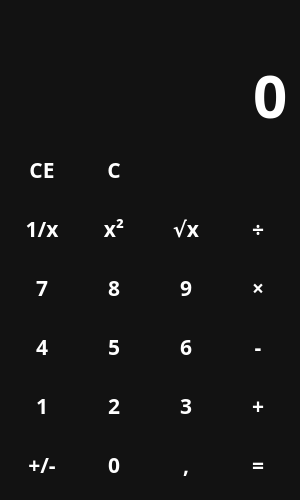
<?xml version="1.0" encoding="UTF-8"?>
<ui version="4.0">
 <author>1</author>
 <class>MainWindow</class>
 <widget class="QMainWindow" name="MainWindow">
  <property name="geometry">
   <rect>
    <x>0</x>
    <y>0</y>
    <width>300</width>
    <height>500</height>
   </rect>
  </property>
  <property name="sizePolicy">
   <sizepolicy hsizetype="Preferred" vsizetype="Preferred">
    <horstretch>0</horstretch>
    <verstretch>0</verstretch>
   </sizepolicy>
  </property>
  <property name="minimumSize">
   <size>
    <width>300</width>
    <height>500</height>
   </size>
  </property>
  <property name="windowTitle">
   <string>Calculator</string>
  </property>
  <property name="styleSheet">
   <string notr="true">QWidget {
    color: white;
    background-color: #121212;
    font-family: Anek_Latin;
    font-size: 16pt;
    font-weight: 600;
}

QPushButton {
	background-color: transparent;
	border: none;
}

QPushButton:hover {
	background-color: #505050;
}

QPushButton:pressed {
	background-color: 	#787878;
}
	</string>
  </property>
  <widget class="QWidget" name="centralwidget">
   <property name="styleSheet">
    <string notr="true"/>
   </property>
   <layout class="QVBoxLayout" name="verticalLayout">
    <item>
     <widget class="QLabel" name="label_ans">
      <property name="sizePolicy">
       <sizepolicy hsizetype="Expanding" vsizetype="Maximum">
        <horstretch>0</horstretch>
        <verstretch>0</verstretch>
       </sizepolicy>
      </property>
      <property name="styleSheet">
       <string notr="true">font-size: 20pt;
color: #909090;</string>
      </property>
      <property name="text">
       <string/>
      </property>
      <property name="alignment">
       <set>Qt::AlignRight|Qt::AlignTrailing|Qt::AlignVCenter</set>
      </property>
     </widget>
    </item>
    <item>
     <widget class="QLineEdit" name="le_entry">
      <property name="sizePolicy">
       <sizepolicy hsizetype="Expanding" vsizetype="Maximum">
        <horstretch>0</horstretch>
        <verstretch>0</verstretch>
       </sizepolicy>
      </property>
      <property name="layoutDirection">
       <enum>Qt::RightToLeft</enum>
      </property>
      <property name="styleSheet">
       <string notr="true">font-size: 45pt;
border: none;</string>
      </property>
      <property name="text">
       <string>0</string>
      </property>
      <property name="maxLength">
       <number>15</number>
      </property>
      <property name="alignment">
       <set>Qt::AlignRight|Qt::AlignTrailing|Qt::AlignVCenter</set>
      </property>
      <property name="dragEnabled">
       <bool>false</bool>
      </property>
      <property name="readOnly">
       <bool>true</bool>
      </property>
     </widget>
    </item>
    <item>
     <layout class="QGridLayout" name="gridLayout">
      <item row="5" column="5">
       <widget class="QPushButton" name="button_plus">
        <property name="sizePolicy">
         <sizepolicy hsizetype="Minimum" vsizetype="Expanding">
          <horstretch>0</horstretch>
          <verstretch>0</verstretch>
         </sizepolicy>
        </property>
        <property name="text">
         <string>+</string>
        </property>
        <property name="shortcut">
         <string>+</string>
        </property>
       </widget>
      </item>
      <item row="6" column="4">
       <widget class="QPushButton" name="button_dot">
        <property name="sizePolicy">
         <sizepolicy hsizetype="Minimum" vsizetype="Expanding">
          <horstretch>0</horstretch>
          <verstretch>0</verstretch>
         </sizepolicy>
        </property>
        <property name="text">
         <string>,</string>
        </property>
        <property name="shortcut">
         <string>., ,</string>
        </property>
       </widget>
      </item>
      <item row="3" column="5">
       <widget class="QPushButton" name="button_multiply">
        <property name="sizePolicy">
         <sizepolicy hsizetype="Minimum" vsizetype="Expanding">
          <horstretch>0</horstretch>
          <verstretch>0</verstretch>
         </sizepolicy>
        </property>
        <property name="text">
         <string>×</string>
        </property>
        <property name="shortcut">
         <string>*</string>
        </property>
       </widget>
      </item>
      <item row="2" column="4">
       <widget class="QPushButton" name="button_sqrt">
        <property name="sizePolicy">
         <sizepolicy hsizetype="Minimum" vsizetype="Expanding">
          <horstretch>0</horstretch>
          <verstretch>0</verstretch>
         </sizepolicy>
        </property>
        <property name="text">
         <string>√x</string>
        </property>
       </widget>
      </item>
      <item row="5" column="1">
       <widget class="QPushButton" name="button_1">
        <property name="sizePolicy">
         <sizepolicy hsizetype="Minimum" vsizetype="Expanding">
          <horstretch>0</horstretch>
          <verstretch>0</verstretch>
         </sizepolicy>
        </property>
        <property name="text">
         <string>1</string>
        </property>
        <property name="shortcut">
         <string>1</string>
        </property>
       </widget>
      </item>
      <item row="3" column="1">
       <widget class="QPushButton" name="button_7">
        <property name="sizePolicy">
         <sizepolicy hsizetype="Minimum" vsizetype="Expanding">
          <horstretch>0</horstretch>
          <verstretch>0</verstretch>
         </sizepolicy>
        </property>
        <property name="text">
         <string>7</string>
        </property>
        <property name="shortcut">
         <string>7</string>
        </property>
       </widget>
      </item>
      <item row="2" column="1">
       <widget class="QPushButton" name="button_polar_regist">
        <property name="sizePolicy">
         <sizepolicy hsizetype="Minimum" vsizetype="Expanding">
          <horstretch>0</horstretch>
          <verstretch>0</verstretch>
         </sizepolicy>
        </property>
        <property name="text">
         <string>1/x</string>
        </property>
       </widget>
      </item>
      <item row="3" column="3">
       <widget class="QPushButton" name="button_8">
        <property name="sizePolicy">
         <sizepolicy hsizetype="Minimum" vsizetype="Expanding">
          <horstretch>0</horstretch>
          <verstretch>0</verstretch>
         </sizepolicy>
        </property>
        <property name="text">
         <string>8</string>
        </property>
        <property name="shortcut">
         <string>8</string>
        </property>
       </widget>
      </item>
      <item row="4" column="3">
       <widget class="QPushButton" name="button_5">
        <property name="sizePolicy">
         <sizepolicy hsizetype="Minimum" vsizetype="Expanding">
          <horstretch>0</horstretch>
          <verstretch>0</verstretch>
         </sizepolicy>
        </property>
        <property name="text">
         <string>5</string>
        </property>
        <property name="shortcut">
         <string>5</string>
        </property>
       </widget>
      </item>
      <item row="4" column="4">
       <widget class="QPushButton" name="button_6">
        <property name="sizePolicy">
         <sizepolicy hsizetype="Minimum" vsizetype="Expanding">
          <horstretch>0</horstretch>
          <verstretch>0</verstretch>
         </sizepolicy>
        </property>
        <property name="text">
         <string>6</string>
        </property>
        <property name="shortcut">
         <string>6</string>
        </property>
       </widget>
      </item>
      <item row="6" column="1">
       <widget class="QPushButton" name="button_negative">
        <property name="sizePolicy">
         <sizepolicy hsizetype="Minimum" vsizetype="Expanding">
          <horstretch>0</horstretch>
          <verstretch>0</verstretch>
         </sizepolicy>
        </property>
        <property name="text">
         <string>+/-</string>
        </property>
       </widget>
      </item>
      <item row="2" column="5">
       <widget class="QPushButton" name="button_divide">
        <property name="sizePolicy">
         <sizepolicy hsizetype="Minimum" vsizetype="Expanding">
          <horstretch>0</horstretch>
          <verstretch>0</verstretch>
         </sizepolicy>
        </property>
        <property name="text">
         <string>÷</string>
        </property>
        <property name="shortcut">
         <string>/</string>
        </property>
       </widget>
      </item>
      <item row="3" column="4">
       <widget class="QPushButton" name="button_9">
        <property name="sizePolicy">
         <sizepolicy hsizetype="Minimum" vsizetype="Expanding">
          <horstretch>0</horstretch>
          <verstretch>0</verstretch>
         </sizepolicy>
        </property>
        <property name="text">
         <string>9</string>
        </property>
        <property name="shortcut">
         <string>9</string>
        </property>
       </widget>
      </item>
      <item row="6" column="5">
       <widget class="QPushButton" name="button_equals">
        <property name="sizePolicy">
         <sizepolicy hsizetype="Minimum" vsizetype="Expanding">
          <horstretch>0</horstretch>
          <verstretch>0</verstretch>
         </sizepolicy>
        </property>
        <property name="text">
         <string>=</string>
        </property>
        <property name="shortcut">
         <string>=, Enter</string>
        </property>
       </widget>
      </item>
      <item row="4" column="1">
       <widget class="QPushButton" name="button_4">
        <property name="sizePolicy">
         <sizepolicy hsizetype="Minimum" vsizetype="Expanding">
          <horstretch>0</horstretch>
          <verstretch>0</verstretch>
         </sizepolicy>
        </property>
        <property name="text">
         <string>4</string>
        </property>
        <property name="shortcut">
         <string>4</string>
        </property>
       </widget>
      </item>
      <item row="6" column="3">
       <widget class="QPushButton" name="button_0">
        <property name="sizePolicy">
         <sizepolicy hsizetype="Minimum" vsizetype="Expanding">
          <horstretch>0</horstretch>
          <verstretch>0</verstretch>
         </sizepolicy>
        </property>
        <property name="text">
         <string>0</string>
        </property>
        <property name="shortcut">
         <string>0</string>
        </property>
       </widget>
      </item>
      <item row="2" column="3">
       <widget class="QPushButton" name="button_square">
        <property name="sizePolicy">
         <sizepolicy hsizetype="Minimum" vsizetype="Expanding">
          <horstretch>0</horstretch>
          <verstretch>0</verstretch>
         </sizepolicy>
        </property>
        <property name="text">
         <string>x²</string>
        </property>
       </widget>
      </item>
      <item row="4" column="5">
       <widget class="QPushButton" name="button_minus">
        <property name="sizePolicy">
         <sizepolicy hsizetype="Minimum" vsizetype="Expanding">
          <horstretch>0</horstretch>
          <verstretch>0</verstretch>
         </sizepolicy>
        </property>
        <property name="text">
         <string>-</string>
        </property>
        <property name="shortcut">
         <string>-</string>
        </property>
       </widget>
      </item>
      <item row="5" column="4">
       <widget class="QPushButton" name="button_3">
        <property name="sizePolicy">
         <sizepolicy hsizetype="Minimum" vsizetype="Expanding">
          <horstretch>0</horstretch>
          <verstretch>0</verstretch>
         </sizepolicy>
        </property>
        <property name="text">
         <string>3</string>
        </property>
        <property name="shortcut">
         <string>3</string>
        </property>
       </widget>
      </item>
      <item row="5" column="3">
       <widget class="QPushButton" name="button_2">
        <property name="sizePolicy">
         <sizepolicy hsizetype="Minimum" vsizetype="Expanding">
          <horstretch>0</horstretch>
          <verstretch>0</verstretch>
         </sizepolicy>
        </property>
        <property name="text">
         <string>2</string>
        </property>
        <property name="shortcut">
         <string>2</string>
        </property>
       </widget>
      </item>
      <item row="0" column="1">
       <widget class="QPushButton" name="button_ce">
        <property name="sizePolicy">
         <sizepolicy hsizetype="Minimum" vsizetype="Expanding">
          <horstretch>0</horstretch>
          <verstretch>0</verstretch>
         </sizepolicy>
        </property>
        <property name="text">
         <string>CE</string>
        </property>
       </widget>
      </item>
      <item row="0" column="3">
       <widget class="QPushButton" name="button_clear">
        <property name="sizePolicy">
         <sizepolicy hsizetype="Minimum" vsizetype="Expanding">
          <horstretch>0</horstretch>
          <verstretch>0</verstretch>
         </sizepolicy>
        </property>
        <property name="text">
         <string>C</string>
        </property>
       </widget>
      </item>
      <item row="0" column="4" colspan="2">
       <widget class="QPushButton" name="button_backspace">
        <property name="sizePolicy">
         <sizepolicy hsizetype="Minimum" vsizetype="Expanding">
          <horstretch>0</horstretch>
          <verstretch>0</verstretch>
         </sizepolicy>
        </property>
        <property name="text">
         <string/>
        </property>
        <property name="icon">
         <iconset>
          <normaloff>:/Icons/icons/backspace.png</normaloff>:/Icons/icons/backspace.png</iconset>
        </property>
        <property name="iconSize">
         <size>
          <width>35</width>
          <height>35</height>
         </size>
        </property>
       </widget>
      </item>
     </layout>
    </item>
   </layout>
  </widget>
 </widget>
 <resources>
  <include location="../icons/icons.qrc"/>
 </resources>
 <connections/>
</ui>
